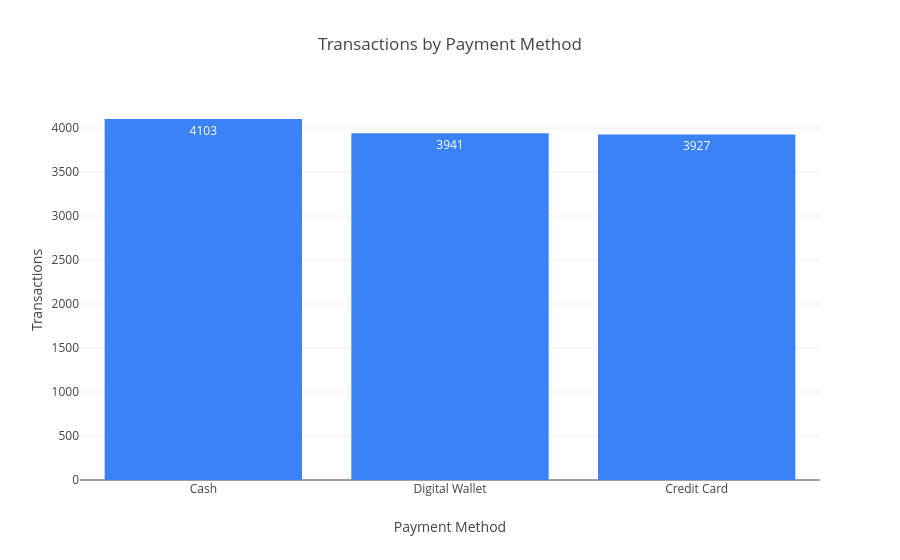

Notebook source saved alongside this figure:
### Markdown cell above
4. Which payment methods are used most often?

### Code cell
payment_counts = (df_clean["Payment Method"].value_counts().reset_index())

payment_counts.columns = ["Payment Method", "Transactions"]

px.bar( payment_counts, x="Payment Method", y="Transactions",title="Transactions by Payment Method",
    labels={"Payment Method": "Payment Method","count": "Number of Transactions"},text_auto=True,color_discrete_sequence=["#3B82F6"])

### Figure 1 — Plotly figure (JSON) as saved in the notebook; plotly's stock layout.template omitted (floating-point values rounded to 4 significant figures)
{"data": [{"alignmentgroup": "True", "hovertemplate": "Payment Method=%{x}<br>Transactions=%{y}<extra></extra>", "legendgroup": "", "marker": {"color": "#3B82F6", "pattern": {"shape": ""}}, "name": "", "offsetgroup": "", "orientation": "v", "showlegend": false, "textposition": "auto", "texttemplate": "%{y}", "type": "bar", "x": ["Cash", "Digital Wallet", "Credit Card"], "xaxis": "x", "y": [4103, 3941, 3927], "yaxis": "y"}], "layout": {"barmode": "relative", "legend": {"tracegroupgap": 0}, "title": {"text": "Transactions by Payment Method"}, "xaxis": {"anchor": "y", "domain": [0, 1], "title": {"text": "Payment Method"}}, "yaxis": {"anchor": "x", "domain": [0, 1], "title": {"text": "Transactions"}}}}
